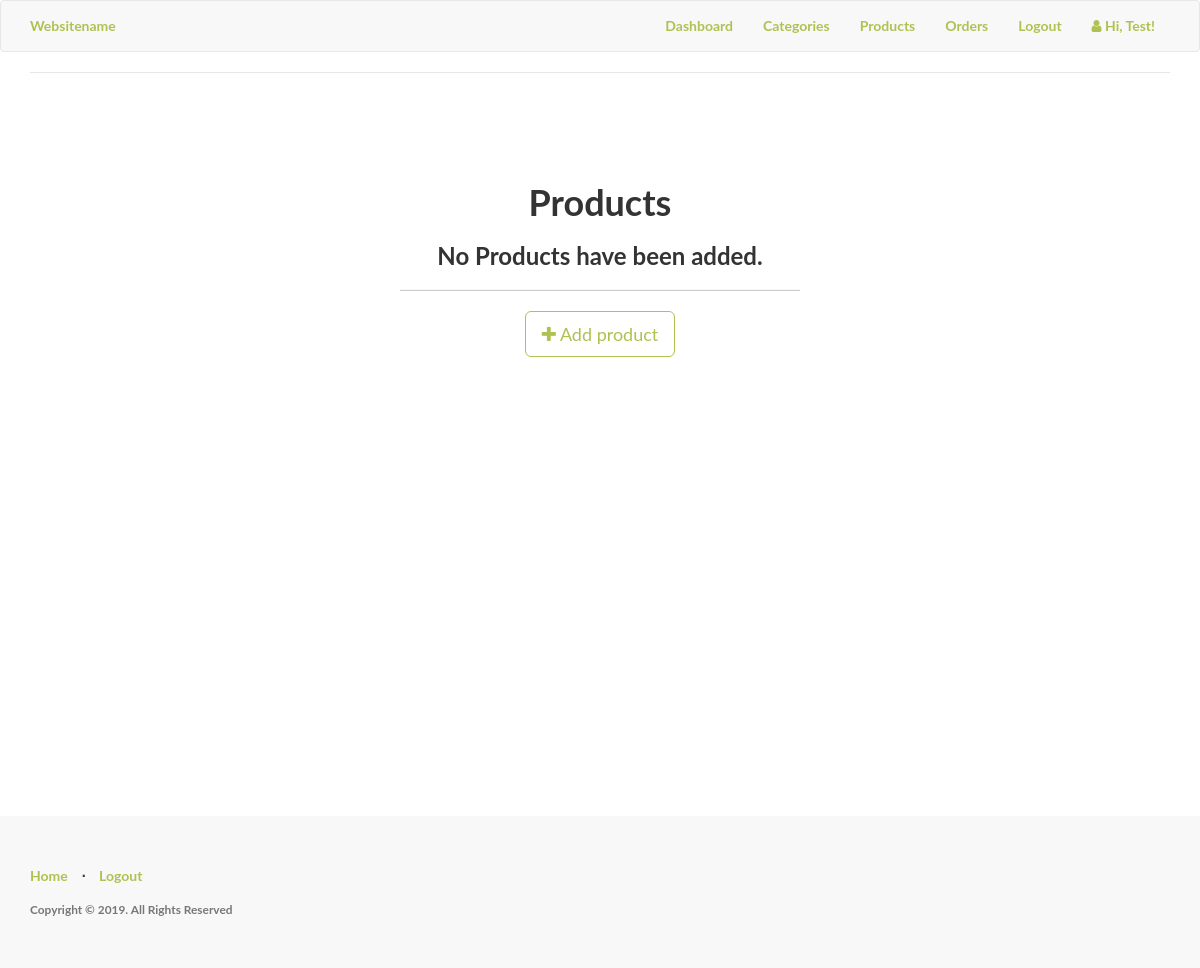
The page /admin/products/ (signed in) on the database as committed earlier.
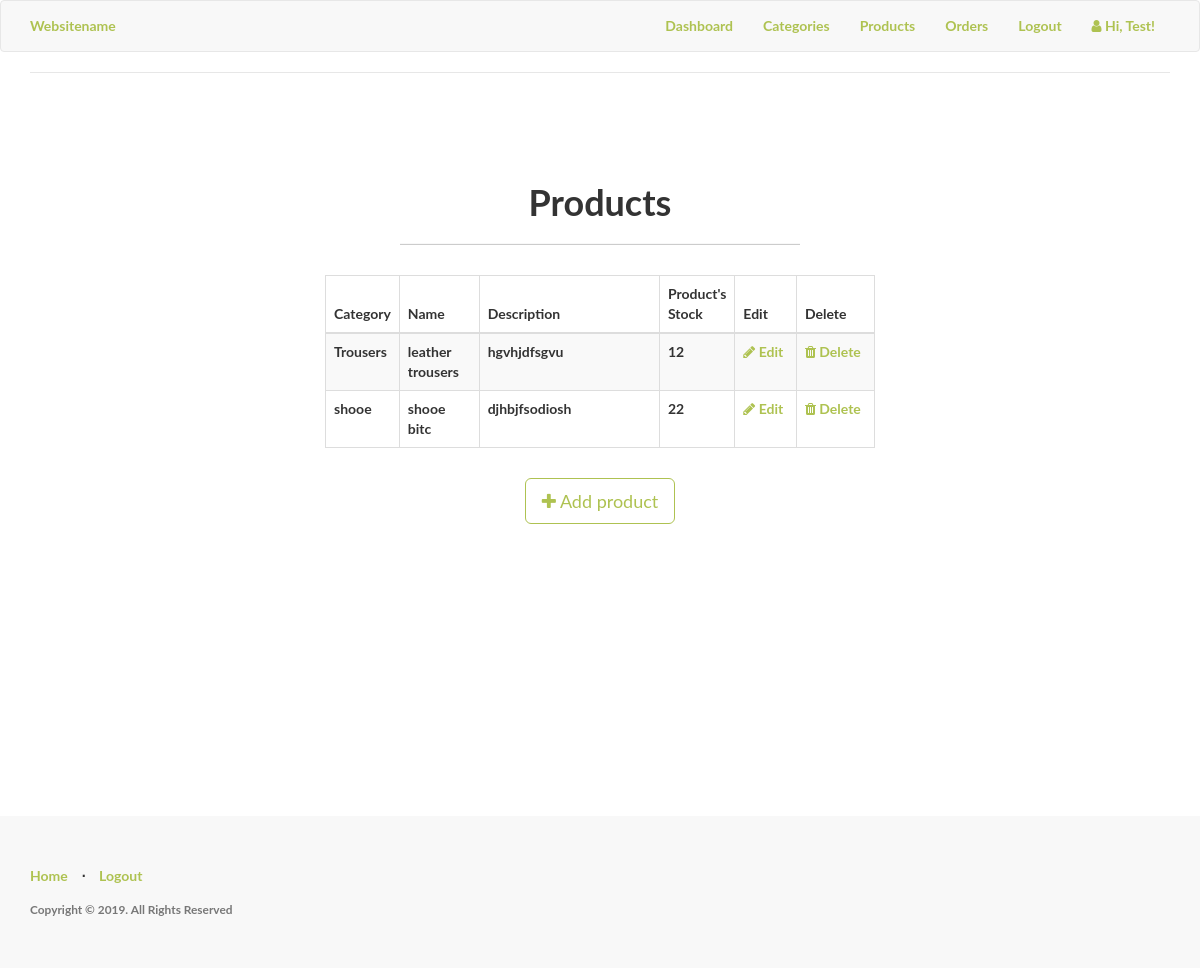
The same page on the database as committed later.
### app/models.py (models this page shows, shortened)
class Products(db.Model):
	__tablename__ = 'product'
	id = db.Column(db.Integer, primary_key=True)
	product_name = db.Column(db.String(100), index=True)
	product_price = db.Column(db.Integer, index=True)
	product_image = db.Column(db.String(120),index=True)
	product_description = db.Column(db.String(200), index=True)
	product_stock = db.Column(db.Integer, index = True)
	product_size = db.Column(db.String(5), index = True)
	categories_id = db.Column(db.Integer, db.ForeignKey('categories.id'))
	'''
		foreign key for product.id
		test this weda its one order several products or several orders, serveral products
		using many to many for now
		#many many rel with order
	'''
	order = db.relationship("Order", secondary = association_table)

class Categories(db.Model):
	id = db.Column(db.Integer, primary_key=True)
	category_name  = db.Column(db.String(20), index = True)
	product = db.relationship('Products', backref='products_categories')

### app/admin/routes.py (the view)
@admin.route('/products/')
@login_required
def list_products():
	check_admin()
	'''
	list all products
	'''
	products = Products.query.all()
	return render_template('admin/products/products.html', title = 'Products', products = products)

### app/admin/routes.py (called while the page is built)
def check_admin():
	if not current_user.is_admin:
		abort(403)

### app/models.py (called while the page is built)
@login_manager.user_loader
def load_user(id):
    return User.query.get(int(id))

### app/templates/admin/products/products.html (shortened to what this page needs)
{% import "bootstrap/utils.html" as utils %}
{% extends "header.html" %}
{% block body %}
<div class="content-section">
  <div class="outer">
    <div class="middle">
      <div class="inner">
        <br/>
        <br/>
        <h1 style="text-align:center;">Products</h1>
        {% if products %}
          <hr class="intro-divider">
          <div class="center">
            <table class="table table-striped table-bordered">
              <thead>
                <tr>
                  <th width="10%"> Category</th>
                  <th width="15%"> Name </th>
                  <th width="36%"> Description </th>
                  <th width="12%"> Product's Stock </th>
                  <th width="12%"> Edit </th>
                  <th width="15%"> Delete </th>
                </tr>
              </thead>
              <tbody>
              {% for product in products %}
                <tr>
                  <td>{{ product.products_categories.category_name }} </td>
                  <td> {{ product.product_name }} </td>
                  <td> {{ product.product_description }} </td>
                  <td>
                    {% if product %}
                      {{ product.product_stock }}
                    {% else %}
                      0
                    {% endif %}
                  </td>
                  <td>
                    <a href="{{ url_for('admin.edit_product', id=product.id) }}">
                      <i class="fa fa-pencil"></i> Edit
                    </a>
                  </td>
                  <td>
                    <a href="{{ url_for('admin.delete_product', id=product.id) }}">
                      <i class="fa fa-trash"></i> Delete
                    </a>
                  </td>
                </tr>
              {% endfor %}
              </tbody>
            </table>
          </div>
          <div style="text-align: center">
        {% else %}
          <div style="text-align: center">
            <h3> No Products have been added. </h3>
            <hr class="intro-divider">
        {% endif %}
          <a href="{{ url_for('admin.add_product') }}" class="btn btn-default btn-lg">
            <i class="fa fa-plus"></i>
            Add product
          </a>
        </div>
      </div>
    </div>
  </div>
</div>
{% endblock %}

Rows that differ between the two databases and show on the page:
added Products: products_categories.category_name "Trousers", product_name "leather trousers", product_description "hgvhjdfsgvu", product_stock "12"
added Products: products_categories.category_name "shooe", product_name "shooe bitc", product_description "djhbjfsodiosh", product_stock "22"
Other text that changed with them:
text no longer shown: "No Products have been added."
text now shown: "Category Name Description Product's Stock Edit Delete"
